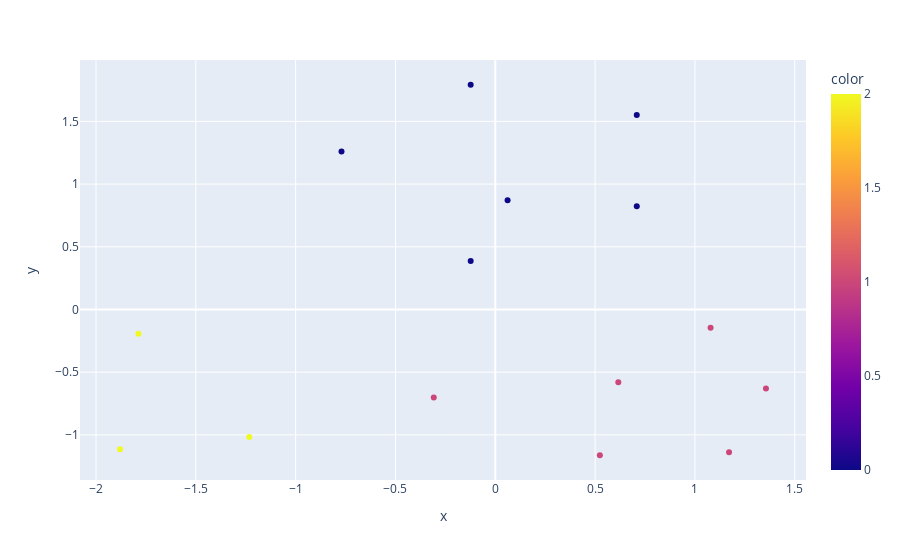

Source (notebook cell):
### Code cell
grath_2 = px.scatter(x = wage_base[:,0], y = wage_base[:,1], color = labels)
grath_2.show()

### Figure 1 — Plotly figure (JSON) as saved in the notebook; plotly's stock layout.template omitted (floating-point values rounded to 4 significant figures)
{"data": [{"hovertemplate": "x=%{x}<br>y=%{y}<br>color=%{marker.color}<extra></extra>", "legendgroup": "", "marker": {"color": [2, 2, 2, 1, 1, 1, 1, 1, 1, 0, 0, 0, 0, 0, 0], "coloraxis": "coloraxis", "symbol": "circle"}, "mode": "markers", "name": "", "orientation": "v", "showlegend": false, "type": "scatter", "x": [-1.88, -1.233, -1.787, -0.3081, 0.5238, 1.171, 1.356, 0.6163, 1.078, -0.7703, -0.1233, 0.06163, -0.1233, 0.7087, 0.7087], "xaxis": "x", "y": [-1.114, -1.017, -0.1938, -0.7024, -1.163, -1.138, -0.6297, -0.5813, -0.1453, 1.259, 0.3875, 0.8719, 1.792, 0.8235, 1.55], "yaxis": "y"}], "layout": {"coloraxis": {"colorbar": {"title": {"text": "color"}}, "colorscale": [[0, "#0d0887"], [0.1111, "#46039f"], [0.2222, "#7201a8"], [0.3333, "#9c179e"], [0.4444, "#bd3786"], [0.5556, "#d8576b"], [0.6667, "#ed7953"], [0.7778, "#fb9f3a"], [0.8889, "#fdca26"], [1, "#f0f921"]]}, "legend": {"tracegroupgap": 0}, "margin": {"t": 60}, "xaxis": {"anchor": "y", "domain": [0, 1], "title": {"text": "x"}}, "yaxis": {"anchor": "x", "domain": [0, 1], "title": {"text": "y"}}}}
